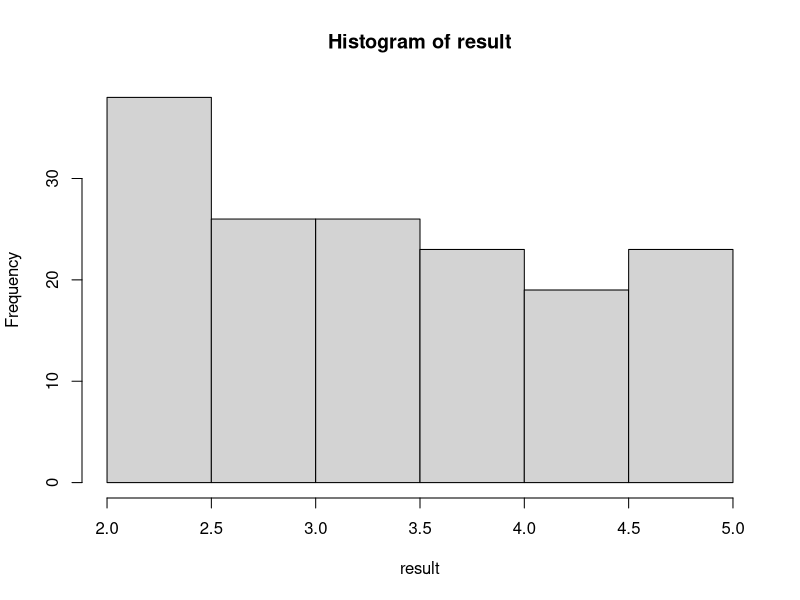

Write R code to recreate this figure. (Note: this script raises an error after producing the figure.)
##### Generate jittered ITIs #####

# draw from a truncated exponential distribution with mean 3 s and range 2-5 s

generate_truncated_exponential_cdf <- function(rate, min_value, max_value, n) {
  # Calculate the CDF values at the min and max
  F_min <- 1 - exp(-rate * min_value)
  F_max <- 1 - exp(-rate * max_value)
  
  # Generate uniform values in the range of F_min to F_max
  u <- runif(n, F_min, F_max)
  
  # Invert the CDF to get the truncated exponential values
  values <- -log(1 - u) / rate
  values <- round(values, 2)

  return(values)
}

# Parameters
mean_value <- 3
rate <- 1 / mean_value  # Rate parameter for the exponential distribution
min_value <- 2
max_value <- 5
n <- 155

# Generate 300 truncated exponential values
result <- generate_truncated_exponential_cdf(rate, min_value, max_value, n)
print(result)
hist(result)
mean(result)
write.table(paste(result, collapse = ", "), file = "Reduced_SR_in_AUD/fMRI_experiment/fMRI_study_alcohol_scanning/ITIs.txt", sep=",", row.names = F, col.names = F)

